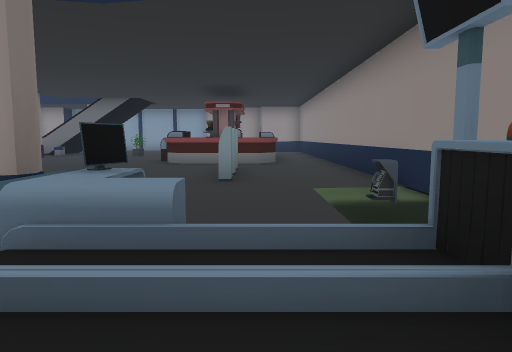
View 1 (above)

18 first-person views from a walk through a 3-D level made in the Godot game engine. The camera is 1.4 m above the floor, tilts 6° down and sees 70° across. The floor is counted in squares, 2 m on a side. Each view is taken from the middle of a square. On the plan, view 1 faces up. The plan holds only what a view shows up to about 11 squares ahead; the rest is blank. The place goes on beyond the plan.

View 2
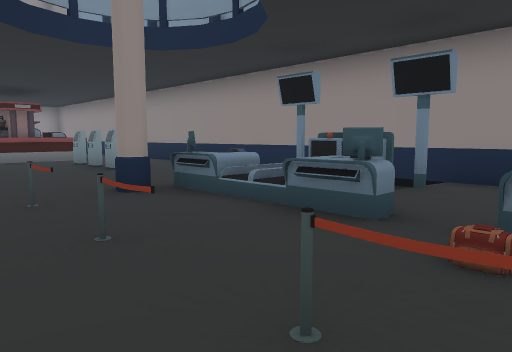

View 3
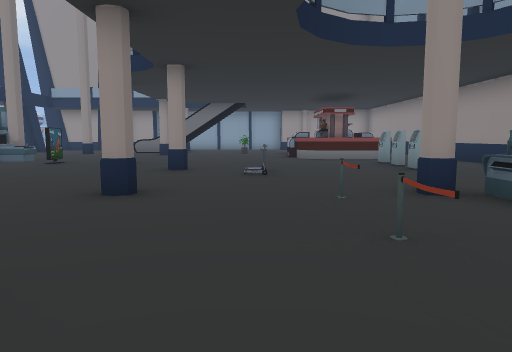

View 4
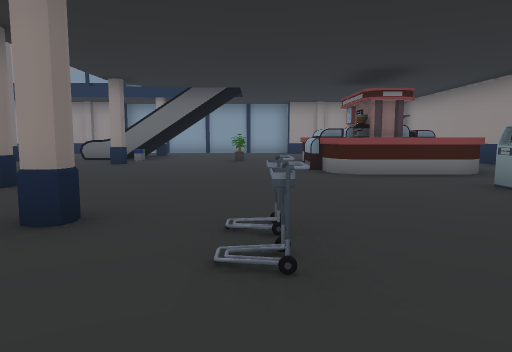

View 5
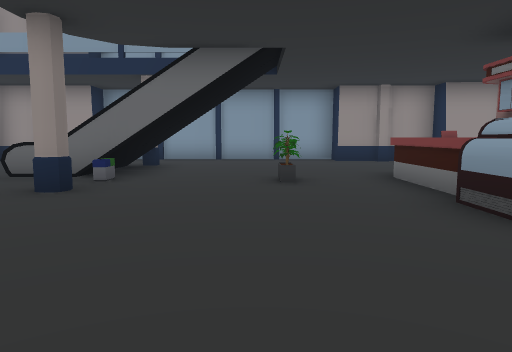

View 6
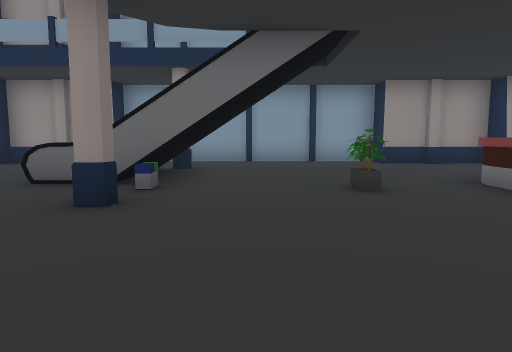

View 7
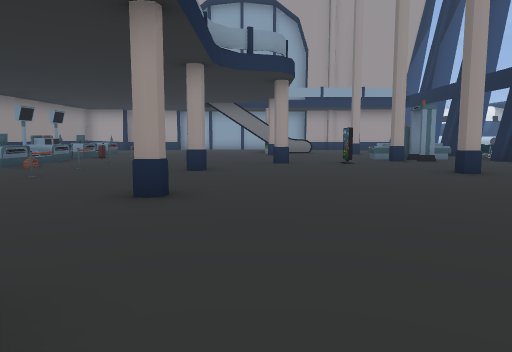

View 8
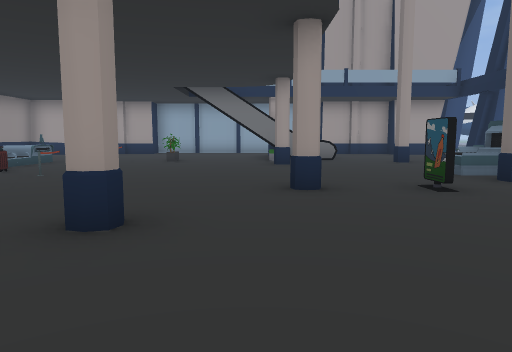

View 9
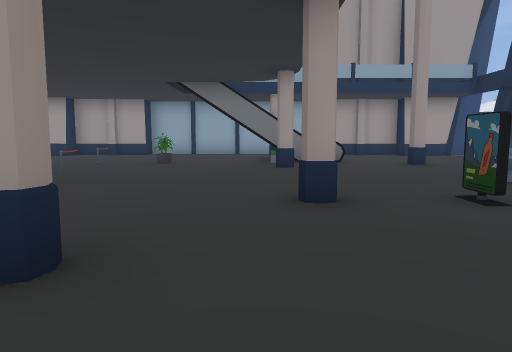

View 10
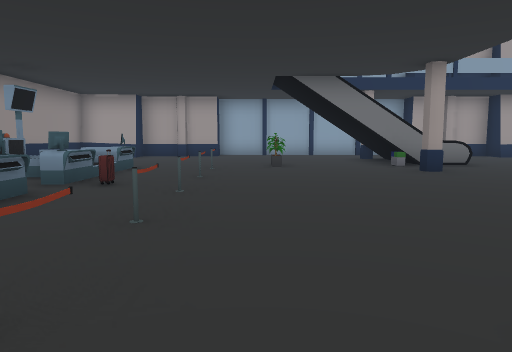

View 11
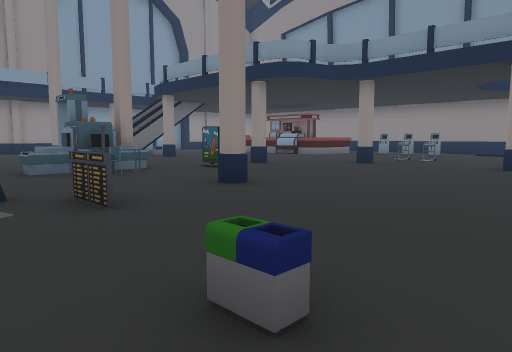

View 12
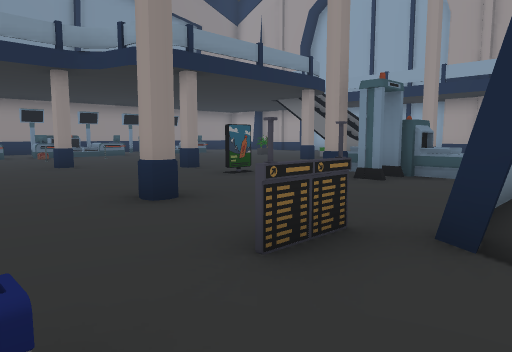

View 13
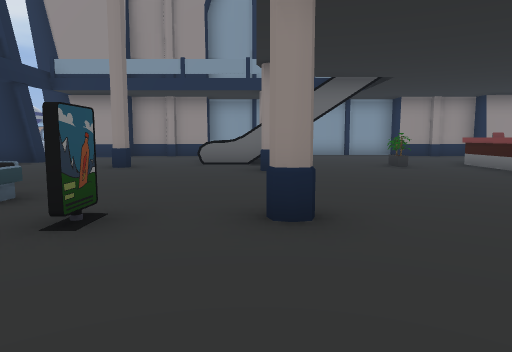

View 14
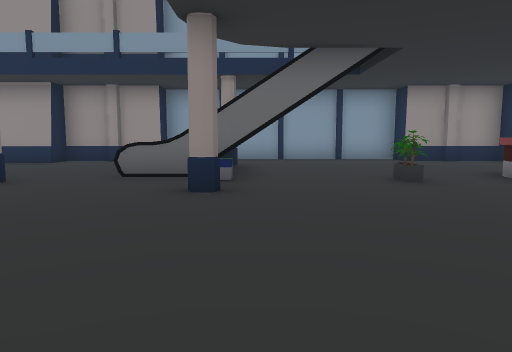

View 15
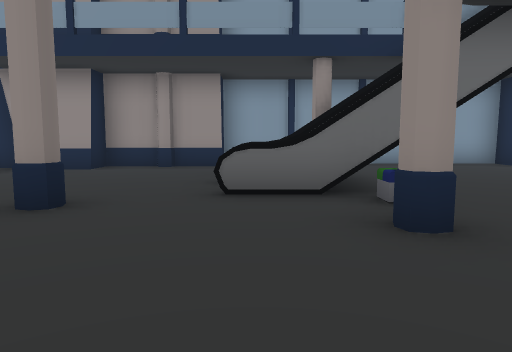

View 16
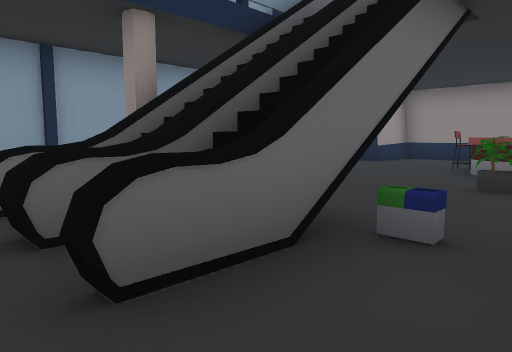

View 17
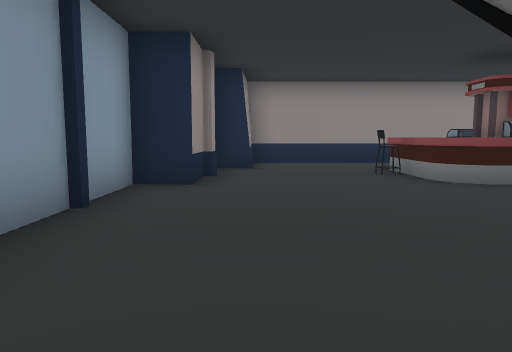

View 18
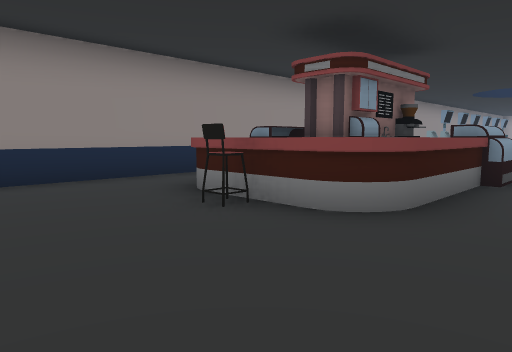

### Floor plan
Key: @ floor where view 1 was taken; # wall or solid block; x gap in a wall; . main floor; - floor 0.5 m lower than the main floor; / step, stairs or slope; = window, fence, low wall or low ledge; ^ raised ledge; K kiosk; M machine; P post; T trolley; B bin; L plant; S sign; O other object.
Columns run from 15 left of view 1 to 3 right of it. Each row starts with its distance up from view 1.
 20      #########
 19 ###### ......####
 18 .##... .........##
 17  #....=##........#
 16  #....^^#........#
 15 ##....///....^^^.#
 14   ..#.=BB..L.^#^.#
 13   .....#.....^^# #
 12   ...........#^^ #
 11   ...........^^^.#
 10   ...........^^^.#
  9   ^##............#
  8   .^..O........K.#
  7   .............K.#-
  6  #.......#.T...K.#-
  5  SS.#......T....-#
  4 ................M#
  3 .........#......-#
  2 .B..........P##.##
  1 ..............=/^#
  0  SS.#.......P.=@##
 -1  #.......#.......#
 -2  #..........Px#
 -3  #....O.....P.=
 -4  #.##.........=
 -5   ^#^.......P..
 -6    ^.........O#.
 -7    .........O.=/^
 -8    ...........=.#
 -9   ..#.=BB..LO..  #
-10   ....  /......  #
-11          ......  #

Positions as (right, up) in squares from view 1, and headings:
1: (0, 0), facing up
2: (-4, -2), facing up-right
3: (-4, -2), facing up
4: (-4, 3), facing up
5: (-5, 8), facing up
6: (-6, 9), facing up
7: (-7, 7), facing down
8: (-7, 2), facing down
9: (-7, 1), facing down
10: (-4, 0), facing down
11: (-15, 1), facing up-right
12: (-15, 2), facing down-right
13: (-8, 5), facing up
14: (-7, 8), facing up
15: (-9, 10), facing up
16: (-10, 13), facing up-right
17: (-8, 18), facing right
18: (-4, 18), facing down-right
